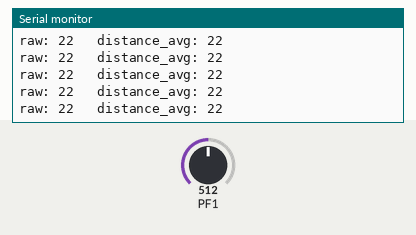
This program was run on a simulated ATmega128, built with avr-gcc and emulated at 16 MHz. On the bench: the last lines printed to the serial monitor. The inputs (shaded band) are chosen by the test bench; at power-on: PF1 = 512.

Above: at 1.2 s.
1.3 s: PF1 set to 638
At 1.47 s:
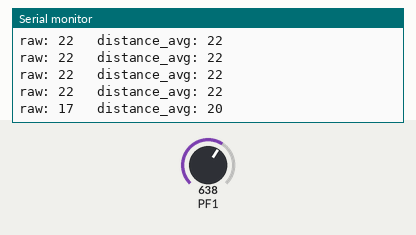
4.3 s: PF1 set to 667
At 4.51 s:
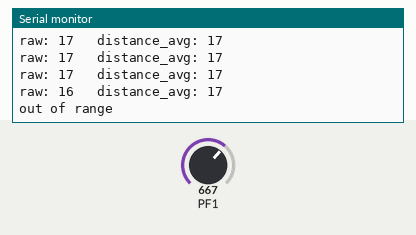
Timing chart, 0 to 7.3 s (numbered marks = the images above; inputs shaded):
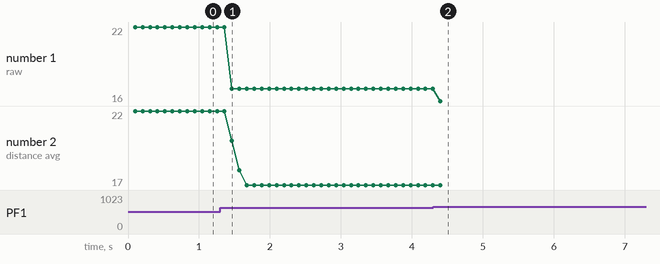

The program:

main.c
```c
/*
 * Day4_Task03.c
 *
 * Created: 2026-08-01 오후 9:50:27
 * Author : dhcho
 */
#define F_CPU 16000000
#include <stdio.h>
#include <math.h>
#include <avr/io.h>
#include <avr/interrupt.h>
#include <util/delay.h>

int Read_adc();
void Uart_Putstr(char *str);
static int initialized = 0;
int adc_n[3]={0,0,0};
int main(void)
{	DDRE =0x02;
	UBRR0L =16; UBRR0H=0;
	UCSR0A=0x20;
	UCSR0B=0x18;
	UCSR0C=0x06;

	DDRF =0x00;
	ADMUX=0x41;
	ADCSRA=0x87;
	sei();
    /* Replace with your application code */
    while (1)
    {	int temp= Read_adc();
		if (!initialized) {
			adc_n[0] = adc_n[1] = adc_n[2] = temp;
			initialized = 1;
			}
		else {
			adc_n[0] = adc_n[1];
			adc_n[1] = adc_n[2];
			adc_n[2] = temp;
		}
	    int Adc_value = (adc_n[0]+adc_n[1]+adc_n[2])/3;
		if (Adc_value>651 || Adc_value<104){
			Uart_Putstr("out of range\r\n");
			continue;
		}
		float distance=37700 * pow(Adc_value, -1.189);
	    char buf[16];
		Uart_Putstr("raw: ");
		sprintf(buf, "%d", (int)(37700 * pow(adc_n[2], -1.189)));
		Uart_Putstr(buf);
		Uart_Putstr("   distance_avg: ");
	    sprintf(buf, "%d\r\n", (int)distance);   // 예: "512\r\n"
	    Uart_Putstr(buf);
    }
}
int Read_adc(){
	unsigned int adc_data=0;
	unsigned char channel =0x01;

	ADMUX=0x41|channel;
	ADCSRA |= (1<<ADSC);       // = 0x40
	while(ADCSRA & 0x40);      // ADSC가 0이 될 때까지(변환 완료) 대기
	adc_data = ADC;
	_delay_ms(100);
	return adc_data;
}
void Uart_Putstr(char *str){
	while(*str){
		while(!(UCSR0A&(1<<UDRE0)));
		UDR0 = *str++;
	}
}
```

Measured:
- the behaviour switches between 651 and 652 on PF1 (found by bisection; images 1 and 2)
- after the input at 1.3 s, the serial monitor: prints a new line after 0.16 s (image 1)
- after the input at 4.3 s, the serial monitor: prints a new line after 0.10 s (image 2)
- plotted number 1: 22 → 17 after the input at 1.3 s, 17 → 16 after the input at 4.3 s
- plotted number 2: 22 → 17 after the input at 1.3 s
